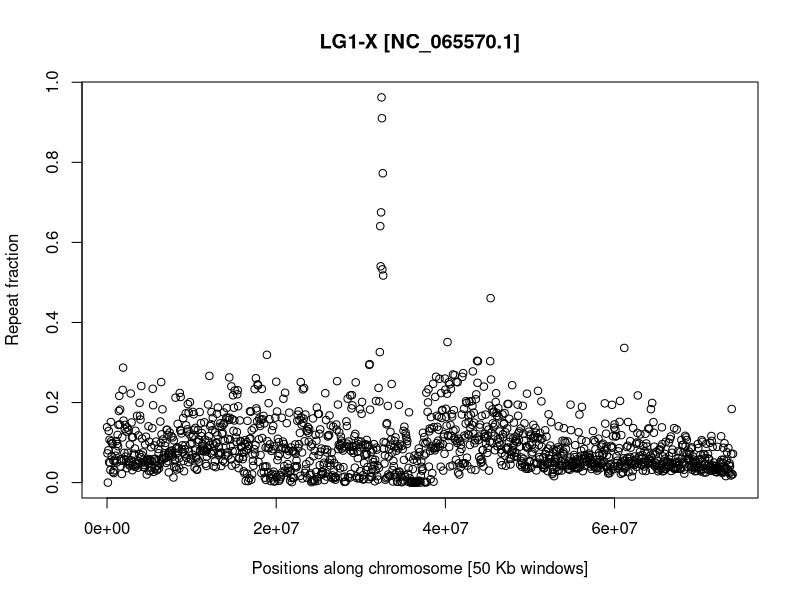
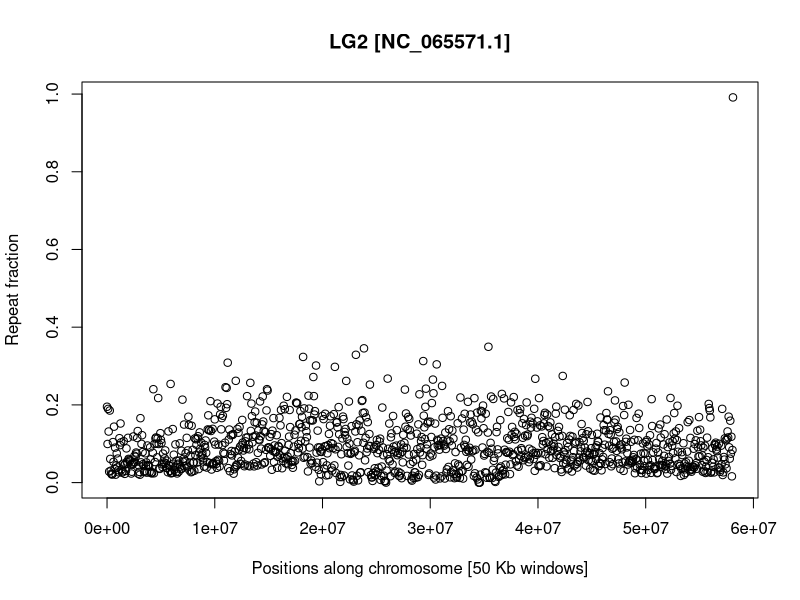
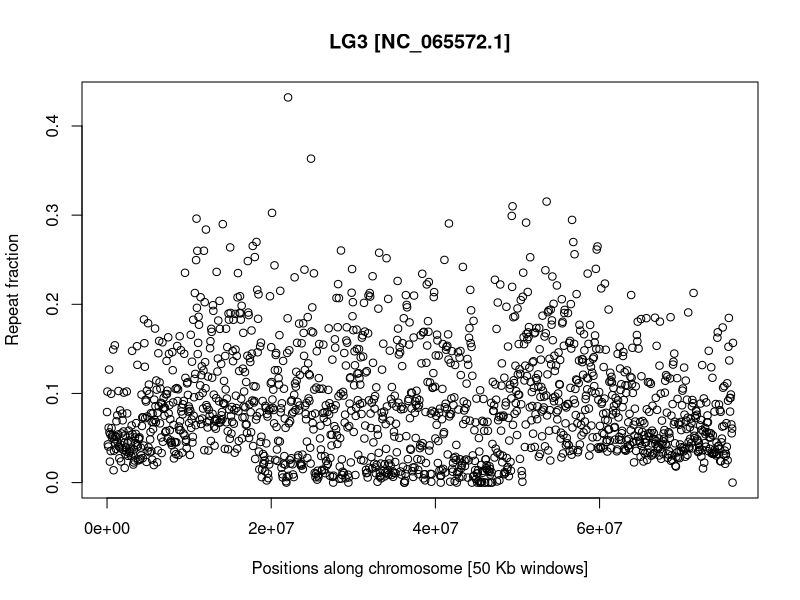
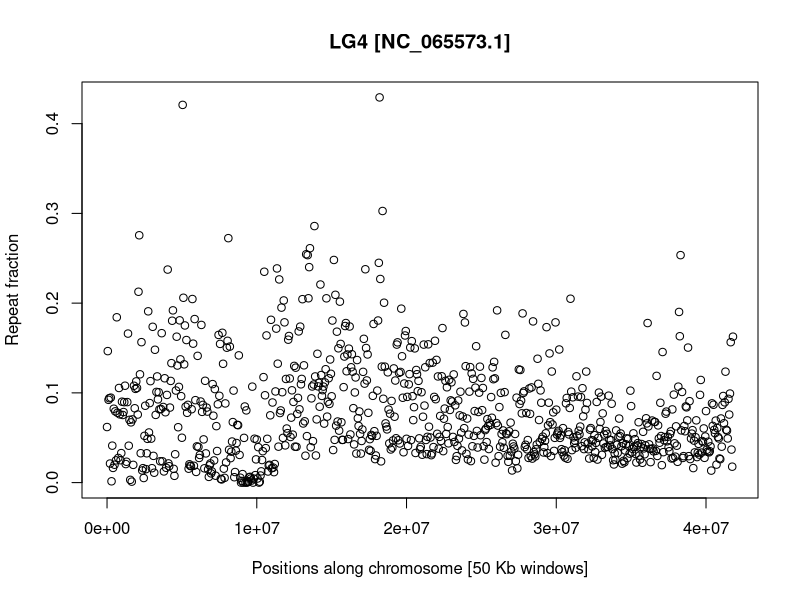
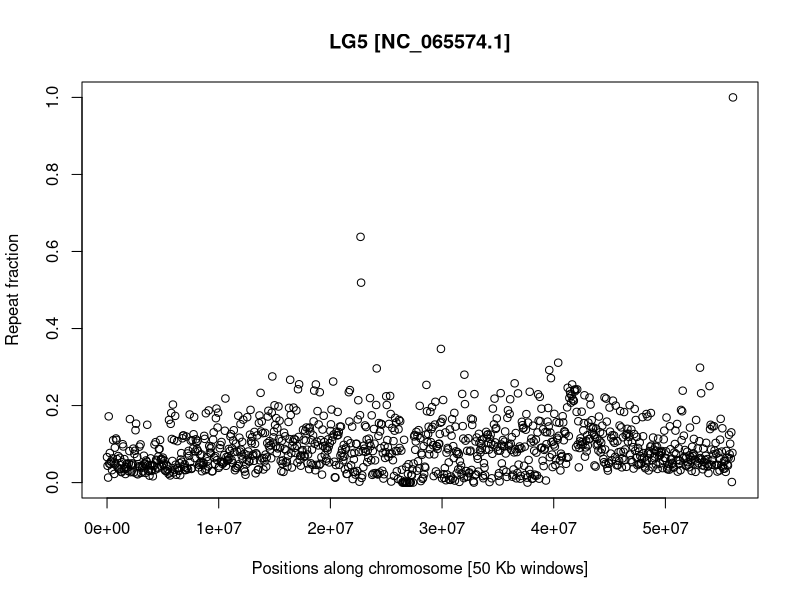
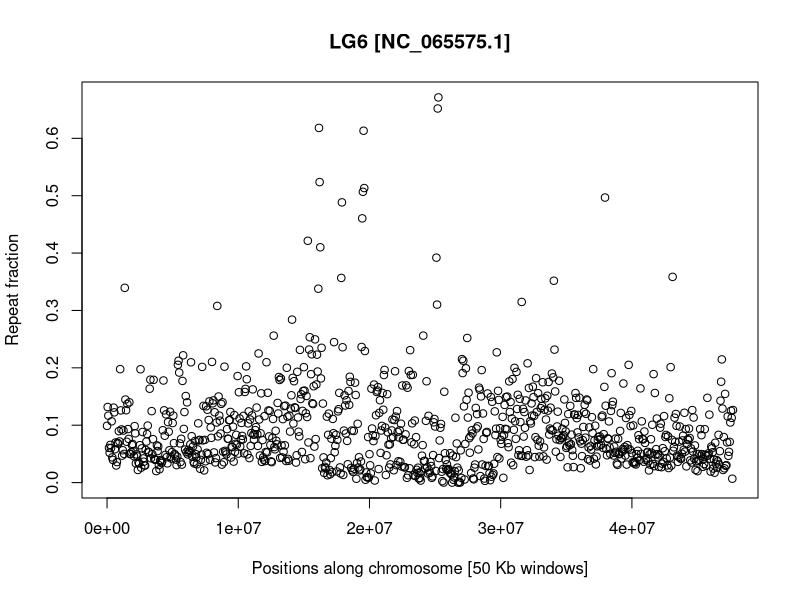
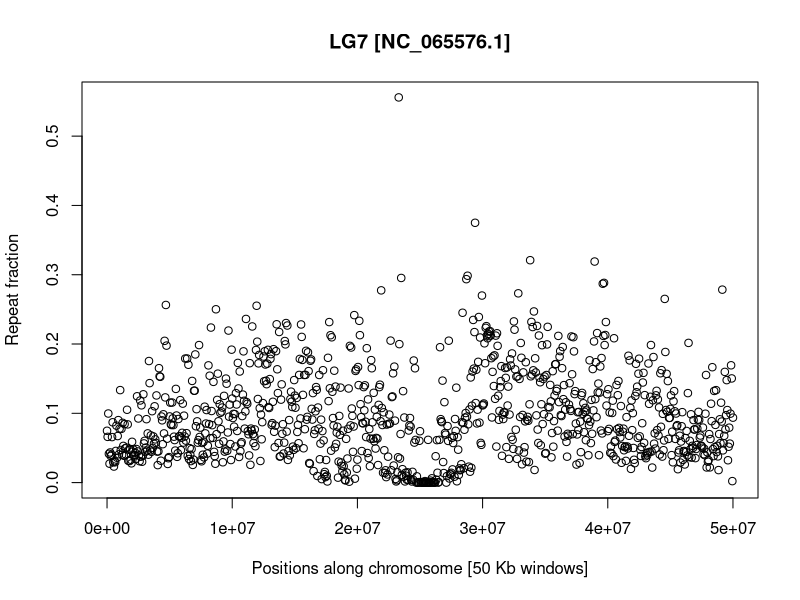
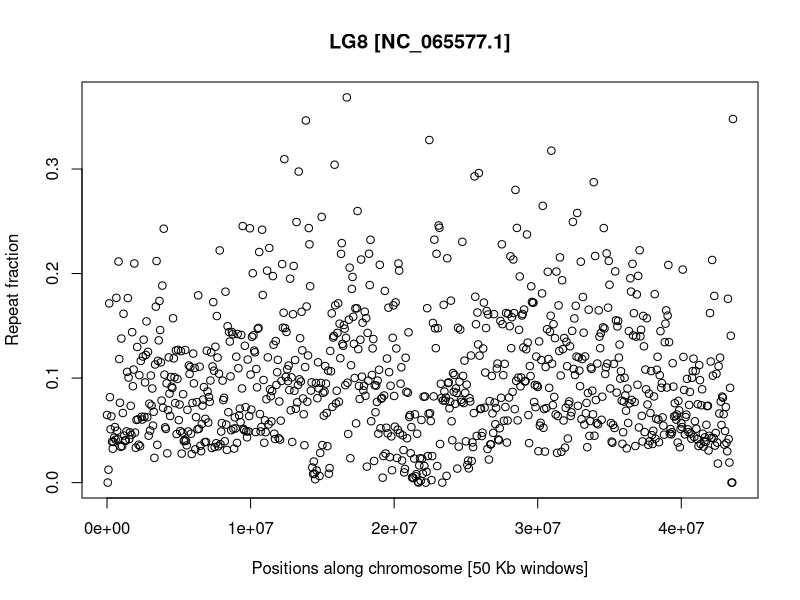

Reproduce these figures in R, in order.
read.table(file="All_repeats_coverage.txt",header=F)->M

pdf("LG1_X_repeat_content.pdf",width=20)
plot(M$V2[M$V1=="NC_065570.1"],M$V7[M$V1=="NC_065570.1"],ylab="Repeat fraction",xlab="Positions along chromosome [50 Kb windows]",main="LG1-X [NC_065570.1]")
dev.off()

pdf("LG2_A_repeat_content.pdf",width=20)
plot(M$V2[M$V1=="NC_065571.1"],M$V7[M$V1=="NC_065571.1"],ylab="Repeat fraction",xlab="Positions along chromosome [50 Kb windows]",main="LG2 [NC_065571.1]")
dev.off()

pdf("LG3_A_repeat_content.pdf",width=20)
plot(M$V2[M$V1=="NC_065572.1"],M$V7[M$V1=="NC_065572.1"],ylab="Repeat fraction",xlab="Positions along chromosome [50 Kb windows]",main="LG3 [NC_065572.1]")
dev.off()

pdf("LG4_A_repeat_content.pdf",width=20)
plot(M$V2[M$V1=="NC_065573.1"],M$V7[M$V1=="NC_065573.1"],ylab="Repeat fraction",xlab="Positions along chromosome [50 Kb windows]",main="LG4 [NC_065573.1]")
dev.off()

pdf("LG5_A_repeat_content.pdf",width=20)
plot(M$V2[M$V1=="NC_065574.1"],M$V7[M$V1=="NC_065574.1"],ylab="Repeat fraction",xlab="Positions along chromosome [50 Kb windows]",main="LG5 [NC_065574.1]")
dev.off()

pdf("LG6_A_repeat_content.pdf",width=20)
plot(M$V2[M$V1=="NC_065575.1"],M$V7[M$V1=="NC_065575.1"],ylab="Repeat fraction",xlab="Positions along chromosome [50 Kb windows]",main="LG6 [NC_065575.1]")
dev.off()

pdf("LG7_A_repeat_content.pdf",width=20)
plot(M$V2[M$V1=="NC_065576.1"],M$V7[M$V1=="NC_065576.1"],ylab="Repeat fraction",xlab="Positions along chromosome [50 Kb windows]",main="LG7 [NC_065576.1]")
dev.off()

pdf("LG8_A_repeat_content.pdf",width=20)
plot(M$V2[M$V1=="NC_065577.1"],M$V7[M$V1=="NC_065577.1"],ylab="Repeat fraction",xlab="Positions along chromosome [50 Kb windows]",main="LG8 [NC_065577.1]")
dev.off()
